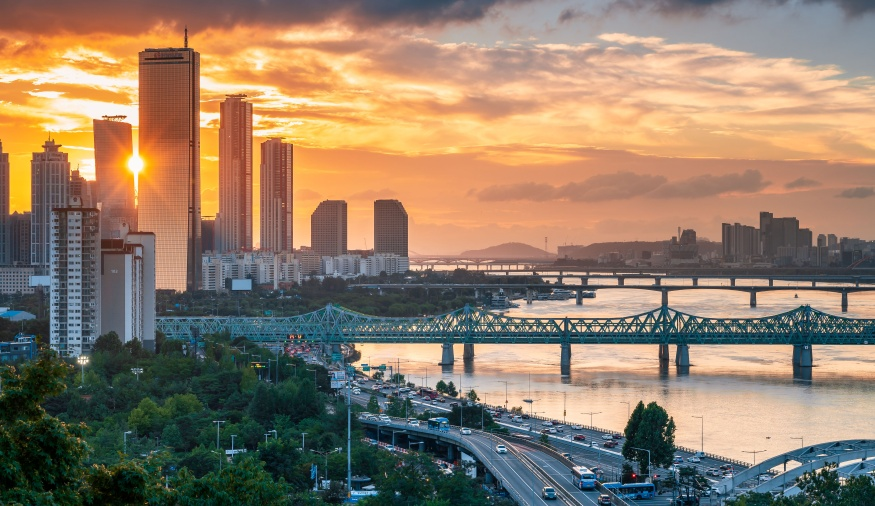
#> input picture hangang.jpg, 875 x 506 px
$ python '2.5 영상 형태 변환 및 반으로 축소.py'
#> lines starting #> are read from the running program, lines starting #| are printed output that depends on the picture
# -*- coding: utf-8 -*-
"""
Created on Thu Jul  3 22:10:28 2025

@author: asiae
"""

import cv2 as cv
import sys

img = cv.imread('hangang.jpg')
#> img is the input picture: shape (506, 875, 3); mean B, G, R 104.4, 124.9, 145

if img is None:
    sys.exit('no file')

gray = cv.cvtColor(img, cv.COLOR_BGR2GRAY) # 명암 영상으로 변환
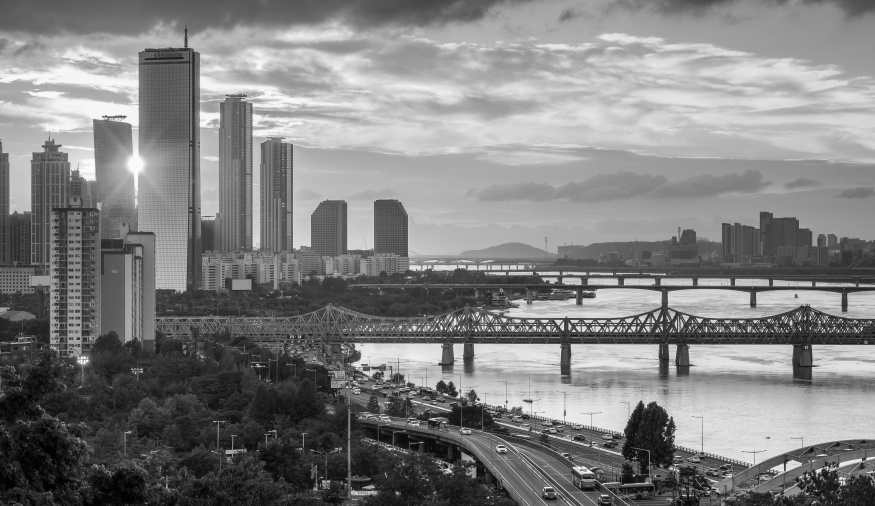
#> gray: shape (506, 875); min 0, max 253, mean 128.6
gray_small = cv.resize(gray, dsize=(0,0), fx = 0.5, fy = 0.5) # 반으로 축소
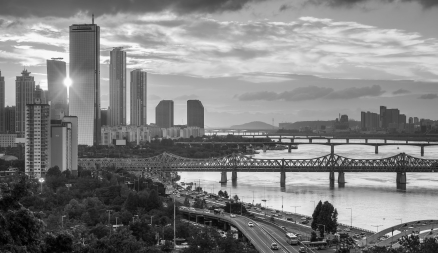
#> gray_small: shape (253, 438); min 1, max 251, mean 128.7

cv.imwrite('hangang_gray.jpg', gray) # 영상 파일로 저장
cv.imwrite('hangang_gray_small.jpg', gray_small)


cv.imshow('color image',img)
cv.imshow('gray image',gray)
cv.imshow('gray_small image',gray_small)

cv.waitKey()
cv.destroyAllWindows()
